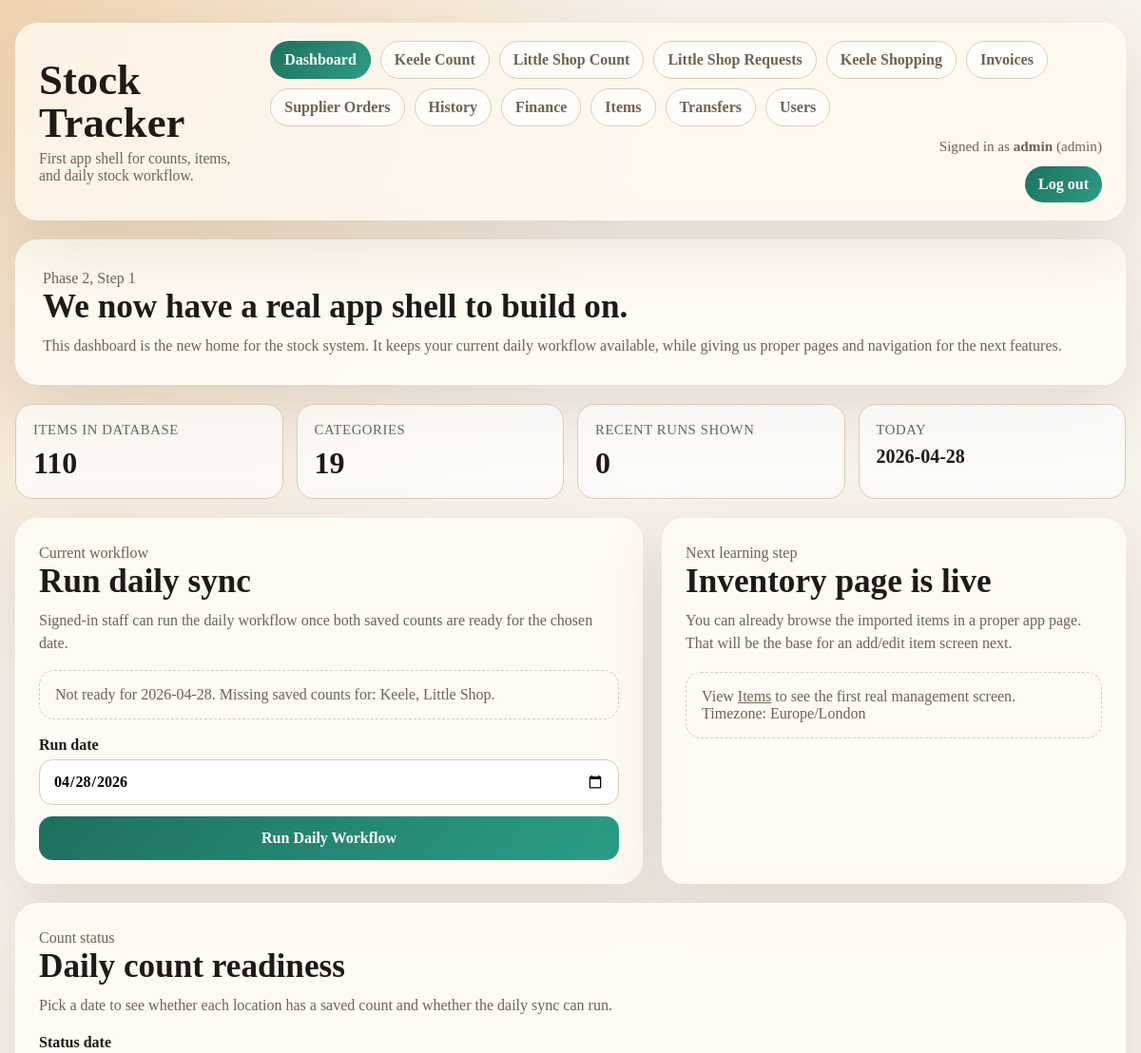
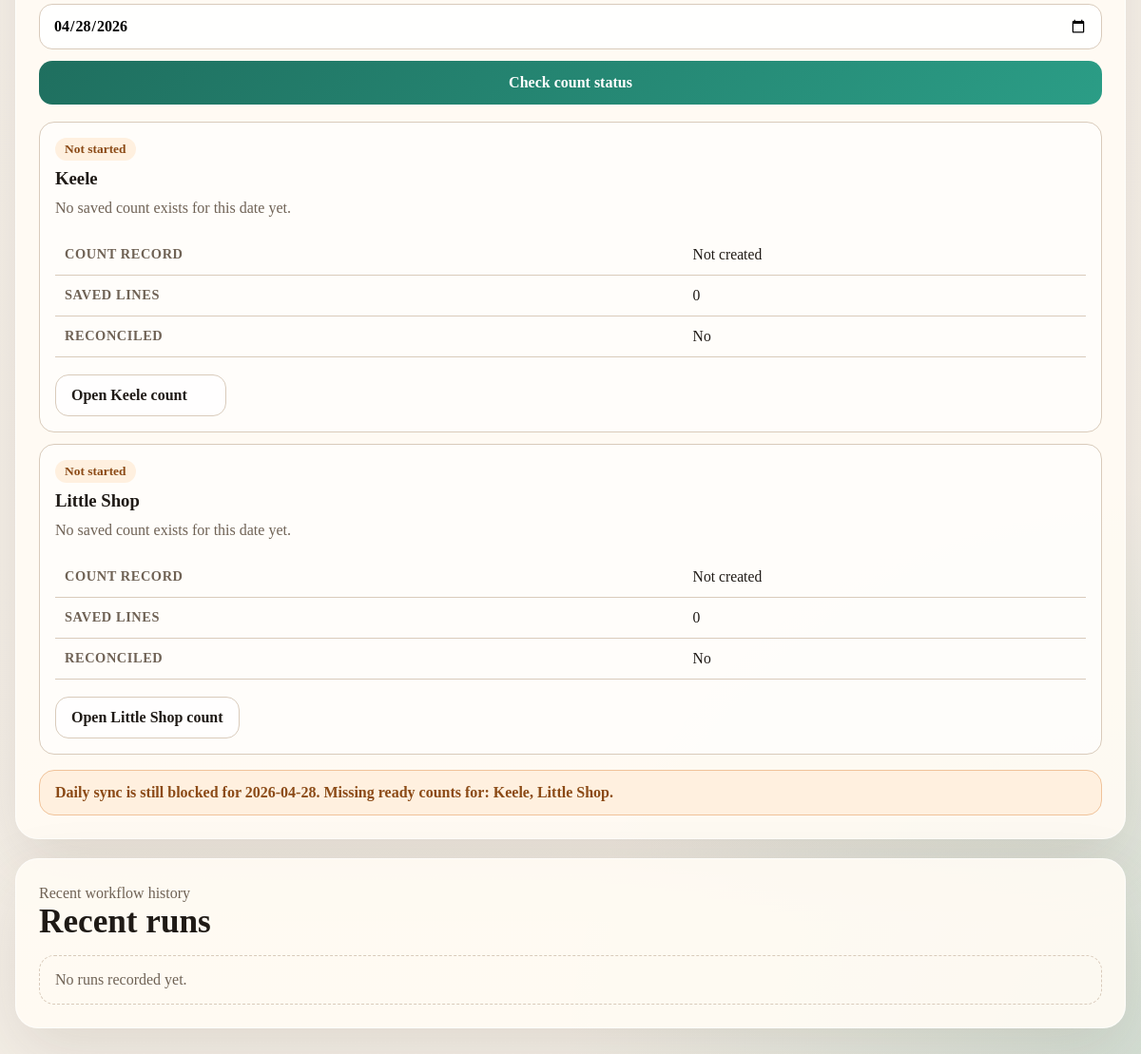
The page / (signed in) on the database its author committed (2 pictures, top to bottom).
### tables this page shows
CREATE TABLE users (
    id INTEGER PRIMARY KEY AUTOINCREMENT,
    username TEXT NOT NULL UNIQUE,
    password_hash TEXT NOT NULL,
    role TEXT NOT NULL DEFAULT 'staff',
    is_active INTEGER NOT NULL DEFAULT 1,
    created_at TEXT NOT NULL DEFAULT (datetime('now'))
);

CREATE TABLE locations (
    id INTEGER PRIMARY KEY AUTOINCREMENT,
    name TEXT NOT NULL UNIQUE
);

### src/stock/web.py (the view)
@app.get("/")
@login_required
def index():
    return render_template("dashboard.html", **_dashboard_context())

### src/stock/db.py (called while the page is built, shortened)
def get_conn():
    DB_PATH.parent.mkdir(parents=True, exist_ok=True)
    conn = sqlite3.connect(str(DB_PATH))
    conn.row_factory = sqlite3.Row
    conn.execute("PRAGMA foreign_keys = ON;")
    return conn

def recent_run_history(limit: int = 10):
    with get_conn() as conn:
        return conn.execute(
            """
            SELECT id, run_type, run_date, status, started_at, finished_at, output
            FROM run_history
            ORDER BY datetime(started_at) DESC, id DESC
            LIMIT ?;
            """,
            (limit,),
        ).fetchall()

def get_user_by_id(user_id: int):
    with get_conn() as conn:
        return conn.execute(
            """
            SELECT id, username, password_hash, role, is_active, created_at
            FROM users
            WHERE id = ?;
            """,
            (user_id,),
        ).fetchone()

def get_saved_count_summary(location: str, count_date: str) -> dict:
    location_id = get_location_id(location)
    with get_conn() as conn:
        count_row = conn.execute(
            """
            SELECT id, is_reconciled
            FROM stock_counts
            WHERE location_id = ? AND count_date = ?
            ORDER BY datetime(created_at) DESC
            LIMIT 1;
            """,
            (location_id, count_date),
        ).fetchone()
        if count_row is None:
            return {
                "count_id": None,
                "is_reconciled": False,
                "line_count": 0,
            }
    return {
        "count_id": count_id,
        "is_reconciled": bool(count_row["is_reconciled"]),
        "line_count": int(line_row["line_count"] or 0),
    }

def get_location_id(name: str) -> int:
    with get_conn() as conn:
        row = conn.execute("SELECT id FROM locations WHERE name = ?;", (name,)).fetchone()
        if row is None:
            raise ValueError(f"Unknown location: {name}")
        return int(row["id"])

### src/stock/services/auth.py (called while the page is built)
def load_authenticated_user(user_id: str | int | None) -> AuthenticatedUser | None:
    if user_id in (None, ""):
        return None
    row = get_user_by_id(int(user_id))
    if row is None or not row["is_active"]:
        return None
    return user_from_row(row)

def user_from_row(row) -> AuthenticatedUser:
    return AuthenticatedUser(
        id=str(int(row["id"])),
        username=str(row["username"]),
        role=str(row["role"]),
        is_active=bool(row["is_active"]),
    )

### templates/dashboard.html (shortened to what this page needs)
{% extends "base.html" %}
{% block content %}
  <section class="hero">
    <p class="eyebrow">Phase 2, Step 1</p>
    <h2>We now have a real app shell to build on.</h2>
    <p>
      This dashboard is the new home for the stock system. It keeps your current daily workflow available,
      while giving us proper pages and navigation for the next features.
    </p>
  </section>
  <section class="metrics">
    <article class="metric">
      <div class="metric-label">Items in database</div>
      <div class="metric-value">{{ item_count }}</div>
    </article>
    <article class="metric">
      <div class="metric-label">Categories</div>
      <div class="metric-value">{{ category_count }}</div>
    </article>
    <article class="metric">
      <div class="metric-label">Recent runs shown</div>
      <div class="metric-value">{{ run_count }}</div>
    </article>
    <article class="metric">
      <div class="metric-label">Today</div>
      <div class="metric-value" style="font-size: 1.25rem;">{{ today }}</div>
    </article>
  </section>
  <section class="grid-2">
    <article class="panel">
      <p class="eyebrow">Current workflow</p>
      <h2>Run daily sync</h2>
      <p>Signed-in staff can run the daily workflow once both saved counts are ready for the chosen date.</p>
      <div class="empty-state" style="margin-bottom:18px;">
        {% if sync_readiness.is_ready %}
          Ready for {{ sync_readiness.count_date }}. Saved counts exist for Keele and Little Shop.
        {% else %}
          Not ready for {{ sync_readiness.count_date }}.
          Missing saved counts for: {{ sync_readiness.missing_locations|join(", ") }}.
        {% endif %}
      </div>
      <form method="post" action="/run-day" class="form-grid">
        <label for="run-date">
          Run date
          <input id="run-date" name="run_date" type="date" value="{{ today }}" required>
        </label>
        <button type="submit">Run Daily Workflow</button>
      </form>
    </article>
    <article class="panel">
      <p class="eyebrow">Next learning step</p>
      <h2>Inventory page is live</h2>
      <p>
        You can already browse the imported items in a proper app page. That will be the base for an add/edit item screen next.
      </p>
      <div class="empty-state" style="margin-top:18px;">
        View <a href="/items">Items</a> to see the first real management screen.
        <br>
        Timezone: {{ timezone_name }}
      </div>
    </article>
  </section>
  <section class="panel">
    <p class="eyebrow">Count status</p>
    <h2>Daily count readiness</h2>
    <p>Pick a date to see whether each location has a saved count and whether the daily sync can run.</p>
    <form method="get" action="/" class="form-grid">
      <label for="status-date">
        Status date
        <input id="status-date" name="date" type="date" value="{{ count_status.count_date }}" required>
      </label>
      <button type="submit">Check count status</button>
    </form>
    <div class="category-list">
      {% for row in count_status.locations %}
        <article class="category-card">
          <div class="status status-{{ row.status_class }}">{{ row.status_name }}</div>
          <h3 style="margin:0 0 8px;">{{ row.location }}</h3>
          <p>{{ row.status_message }}</p>
          <table>
            <tbody>
              <tr>
                <th>Count record</th>
                <td>{{ row.count_id or "Not created" }}</td>
              </tr>
              <tr>
                <th>Saved lines</th>
                <td>{{ row.line_count }}</td>
              </tr>
              <tr>
                <th>Reconciled</th>
                <td>{% if row.is_reconciled %}Yes{% else %}No{% endif %}</td>
              </tr>
            </tbody>
          </table>
          <div class="actions-row">
            <a class="button-link" href="{% if row.location == 'Keele' %}/counts/keele{% else %}/counts/little-shop{% endif %}?date={{ count_status.count_date }}">Open {{ row.location }} count</a>
          </div>
        </article>
      {% endfor %}
    </div>
    <div class="{% if count_status.is_ready %}success-box{% else %}error-box{% endif %}">
      {% if count_status.is_ready %}
        Both locations are ready for {{ count_status.count_date }}. Daily sync can run.
      {% else %}
        Daily sync is still blocked for {{ count_status.count_date }}.
        Missing ready counts for: {{ count_status.missing_locations|join(", ") }}.
      {% endif %}
    </div>
  </section>
  <section class="panel">
    <p class="eyebrow">Recent workflow history</p>
    <h2>Recent runs</h2>
    {% if history %}
      <div class="history-list">
        {% for row in history %}
          <article class="history-item">
            <div class="status {% if row['status'] == 'SUCCESS' %}status-success{% else %}status-failed{% endif %}">
              {{ row["status"] }}
            </div>
            <p class="history-meta">
              {{ row["run_type"] }} for {{ row["run_date"] }}<br>
              Finished: {{ row["finished_at"] or row["started_at"] }}
            </p>
            <pre>{{ (row["output"] or "").strip() or "No output recorded." }}</pre>
          </article>
        {% endfor %}
      </div>
    {% else %}
      <div class="empty-state">No runs recorded yet.</div>
    {% endif %}
  </section>
{% endblock %}

### templates/base.html (shortened to what this page needs)
<!doctype html>
<html lang="en">
<head>
</head>
<body>
  <div class="app-shell">
    <header class="topbar">
      <div class="brand">
        <h1>Stock Tracker</h1>
        <p>First app shell for counts, items, and daily stock workflow.</p>
      </div>
      <div class="nav-shell">
        <nav class="nav">
          {% if current_user.is_authenticated %}
            <a href="/" class="{% if active_page == 'dashboard' %}active{% endif %}">Dashboard</a>
            <a href="/counts/keele" class="{% if active_page == 'keele_count' %}active{% endif %}">Keele Count</a>
            <a href="/counts/little-shop" class="{% if active_page == 'little_shop_count' %}active{% endif %}">Little Shop Count</a>
            <a href="/request-lists" class="{% if active_page == 'little_shop_requests' %}active{% endif %}">Little Shop Requests</a>
            {% if is_manager %}
              <a href="/shopping-lists" class="{% if active_page == 'shopping_lists' %}active{% endif %}">Keele Shopping</a>
              <a href="/deliveries/new" class="{% if active_page == 'deliveries' %}active{% endif %}">Invoices</a>
              <a href="/supplier-orders" class="{% if active_page == 'supplier_orders' %}active{% endif %}">Supplier Orders</a>
              <a href="/history" class="{% if active_page == 'history' %}active{% endif %}">History</a>
              <a href="/finance" class="{% if active_page == 'finance' %}active{% endif %}">Finance</a>
              <a href="/items" class="{% if active_page == 'items' %}active{% endif %}">Items</a>
            {% endif %}
            {% if is_manager %}
              <a href="/transfers" class="{% if active_page == 'transfers' %}active{% endif %}">Transfers</a>
            {% endif %}
            {% if is_admin %}
              <a href="/admin/users" class="{% if active_page == 'admin_users' %}active{% endif %}">Users</a>
            {% endif %}
          {% else %}
            <a href="/login" class="{% if active_page == 'login' %}active{% endif %}">Login</a>
          {% endif %}
        </nav>
        {% if current_user.is_authenticated %}
          <div class="user-meta">
            Signed in as <strong>{{ current_user.username }}</strong> ({{ current_user.role }})
          </div>
          <form method="post" action="/logout" class="logout-form">
            <button type="submit">Log out</button>
          </form>
        {% endif %}
      </div>
    </header>
    <main class="content">
      {% block content %}{% endblock %}
    </main>
  </div>
</body>
</html>

### templates/base.html (style rules this page uses)
:root { --bg: #f4efe7; --panel: rgba(255, 251, 244, 0.92); --ink: #1f1a16; --muted: #6f6255; --line: #d9cbbb; --accent: #1f6f5f; --accent-soft: #d8efe8; --warn: #fff0df; --danger: #a93b24; --success: #176646; --shadow: 0 24px 70px rgba(70, 51, 31, 0.12); }
* { box-sizing: border-box; }
body { margin: 0; color: var(--ink); background: radial-gradient(circle at top left, rgba(235, 183, 117, 0.5) 0, transparent 28%), radial-gradient(circle at bottom right, rgba(62, 145, 123, 0.18) 0, transparent 24%), linear-gradient(180deg, #f8f3ec 0%, var(--bg) 100%); font-family: Georgia, "Times New Roman", serif; min-height: 100vh; }
a { color: inherit; }
.app-shell { width: min(1180px, calc(100% - 32px)); margin: 24px auto 40px; }
.topbar { display: flex; justify-content: space-between; align-items: center; gap: 16px; padding: 18px 24px; border: 1px solid rgba(255,255,255,0.45); border-radius: 24px; background: rgba(255, 249, 240, 0.8); backdrop-filter: blur(12px); box-shadow: var(--shadow); }
.brand h1 { margin: 0; font-size: clamp(1.8rem, 4vw, 2.8rem); line-height: 1; }
.brand p { margin: 6px 0 0; color: var(--muted); font-size: 0.98rem; }
.nav { display: flex; gap: 10px; flex-wrap: wrap; }
.nav-shell { display: grid; gap: 12px; justify-items: end; }
.nav a { text-decoration: none; padding: 10px 14px; border-radius: 999px; border: 1px solid var(--line); background: rgba(255,255,255,0.65); color: var(--muted); font-weight: 700; }
.nav a.active { background: linear-gradient(135deg, var(--accent), #2b9d86); color: white; border-color: transparent; }
.user-meta { color: var(--muted); font-size: 0.95rem; text-align: right; }
.logout-form { margin: 0; width: auto; }
.logout-form button { width: auto; padding: 10px 14px; border-radius: 999px; }
.content { margin-top: 20px; display: grid; gap: 20px; }
.hero, .panel { background: var(--panel); border: 1px solid rgba(255,255,255,0.58); border-radius: 24px; box-shadow: var(--shadow); }
.hero { padding: 28px; }
.hero h2, .panel h2 { margin: 0 0 10px; font-size: clamp(1.5rem, 3vw, 2.2rem); line-height: 1.05; }
.hero p, .panel p { margin: 0; color: var(--muted); font-size: 1rem; line-height: 1.5; }
.metrics { display: grid; grid-template-columns: repeat(auto-fit, minmax(180px, 1fr)); gap: 14px; }
.metric { padding: 18px; border-radius: 18px; background: rgba(255,255,255,0.7); border: 1px solid var(--line); }
.metric-label { color: var(--muted); font-size: 0.92rem; text-transform: uppercase; letter-spacing: 0.04em; }
.metric-value { margin-top: 8px; font-size: 2rem; font-weight: 700; }
.grid-2 { display: grid; grid-template-columns: 1.15fr 0.85fr; gap: 20px; }
.panel { padding: 24px; }
.form-grid { display: grid; gap: 12px; margin-top: 18px; }
label { display: grid; gap: 6px; font-weight: 700; color: var(--ink); }
input, select, button { width: 100%; font: inherit; border-radius: 14px; }
input, select { padding: 13px 14px; border: 1px solid var(--line); background: rgba(255,255,255,0.95); }
button { padding: 14px 16px; border: 0; color: white; font-weight: 700; cursor: pointer; background: linear-gradient(135deg, var(--accent), #2b9d86); }
.history-list, .category-list, .actions-row { display: grid; gap: 12px; margin-top: 18px; }
.actions-row { grid-template-columns: repeat(auto-fit, minmax(180px, max-content)); align-items: center; }
.history-item, .category-card { padding: 16px; border-radius: 16px; border: 1px solid var(--line); background: rgba(255,255,255,0.62); }
.status { display: inline-block; padding: 4px 10px; border-radius: 999px; font-size: 0.84rem; font-weight: 700; margin-bottom: 8px; }
.status-warning { background: var(--warn); color: #8b4a16; }
.history-meta, .eyebrow { color: var(--muted); font-size: 0.95rem; }
table { width: 100%; border-collapse: collapse; margin-top: 16px; font-size: 0.98rem; }
th, td { text-align: left; padding: 12px 10px; border-bottom: 1px solid var(--line); vertical-align: top; }
th { color: var(--muted); font-size: 0.9rem; text-transform: uppercase; letter-spacing: 0.04em; }
.empty-state { padding: 16px; border: 1px dashed var(--line); border-radius: 16px; color: var(--muted); margin-top: 16px; }
.button-link { display: inline-block; text-decoration: none; padding: 12px 16px; border-radius: 14px; font-weight: 700; border: 1px solid var(--line); background: rgba(255,255,255,0.78); }
.error-box { margin-top: 16px; padding: 14px 16px; border-radius: 16px; border: 1px solid #f0c39a; background: var(--warn); color: #8b4a16; font-weight: 700; }

### rows shown on the page
users: username "admin", role "admin"
locations: status_name "Not started", location "Keele", status_message "No saved count exists for this date yet.", count_id "Not created", line_count "0"
locations: status_name "Not started", location "Little Shop", status_message "No saved count exists for this date yet.", count_id "Not created", line_count "0"

### other values the page prints
{{ item_count }} "110"
{{ category_count }} "19"
{{ run_count }} "0"
{{ today }} "2026-04-28"
{{ sync_readiness.count_date }} "2026-04-28"
{{ sync_readiness.missing_locations|join(", ") }} "Keele, Little Shop"
{{ timezone_name }} "Europe/London"
{{ count_status.count_date }} "2026-04-28"
{{ count_status.missing_locations|join(", ") }} "Keele, Little Shop"
